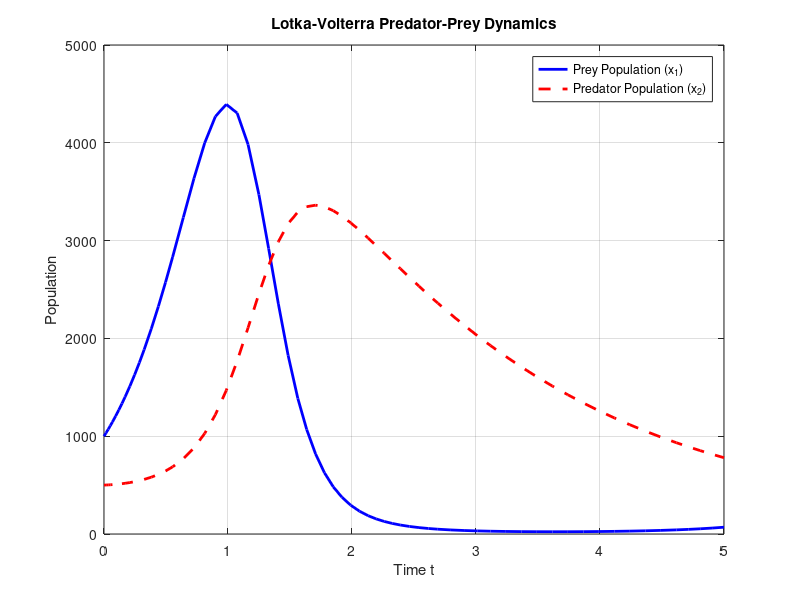
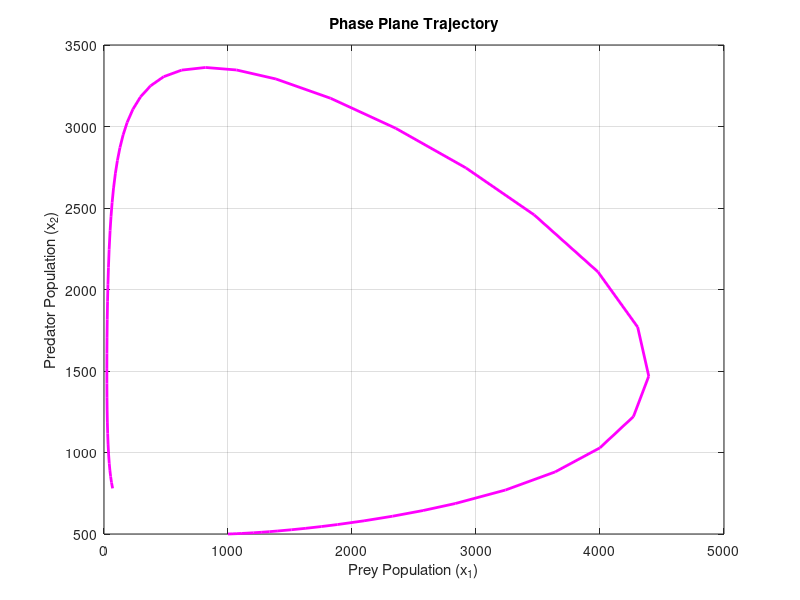

These figures' MATLAB source, in order:
% Constants
k1 = 3;
k2 = 0.002;
k3 = 0.0006;
k4 = 0.5;

% Time span
tspan = [0 5];

% Initial populations
x0 = [1000; 500]; % [prey, predator]

% Define the system of ODEs
lotka_volterra = @(t, x) [...
    k1*x(1) - k2*x(1)*x(2);              % dx1/dt
    k3*x(1)*x(2) - k4*x(2)               % dx2/dt
];

% Solve using ode45
[t, x] = ode45(lotka_volterra, tspan, x0);

% Plotting
figure;
plot(t, x(:,1), 'b-', 'LineWidth', 2); hold on;
plot(t, x(:,2), 'r--', 'LineWidth', 2);
legend('Prey Population (x_1)', 'Predator Population (x_2)');
xlabel('Time t');
ylabel('Population');
title('Lotka-Volterra Predator-Prey Dynamics');
grid on;

% Optional: phase portrait
figure;
plot(x(:,1), x(:,2), 'm-', 'LineWidth', 2);
xlabel('Prey Population (x_1)');
ylabel('Predator Population (x_2)');
title('Phase Plane Trajectory');
grid on;